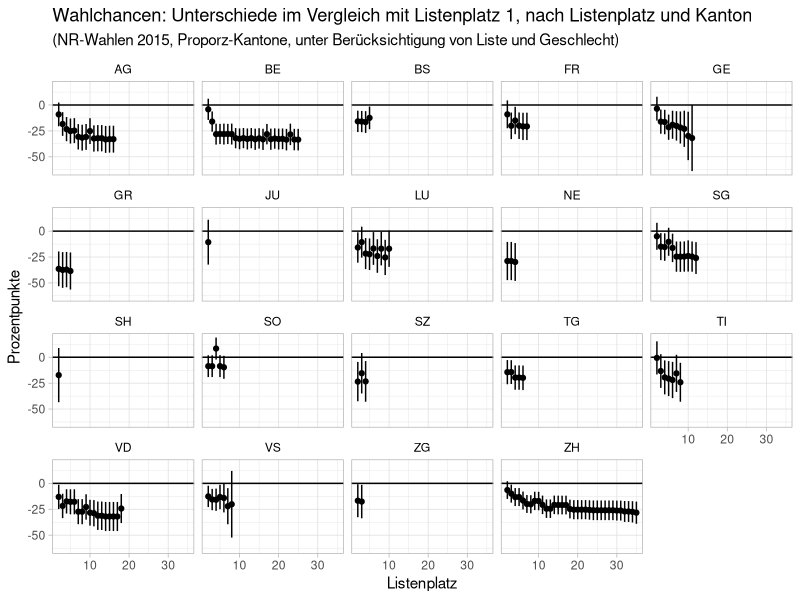
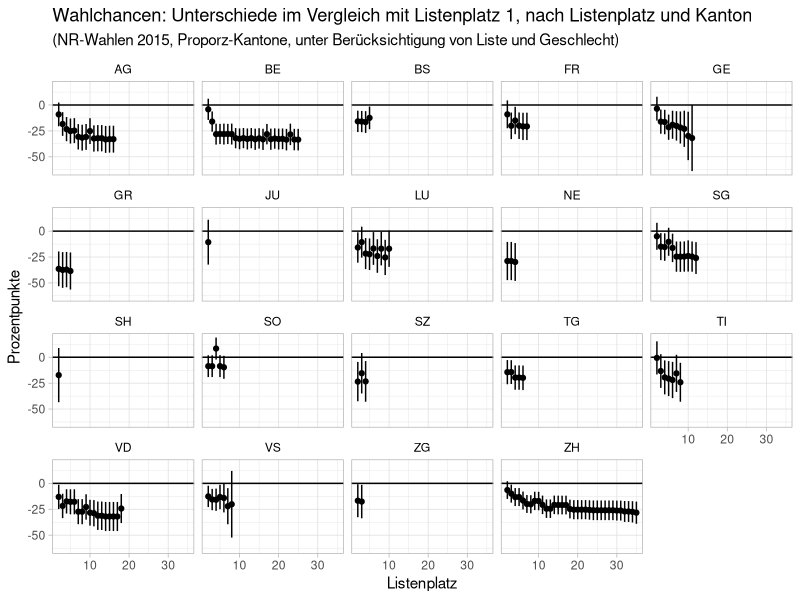

Write the R code that produced these figures, in order.
library(ggplot2)

d <- read.csv("NR-Wahlen-2015-Proporz-Kantone.csv")

kt <- unique(d$Kanton)

tab <- data.frame(kt = NA, listenplatz = NA, coef = NA, se = NA)

for(i in 1:length(kt)){

	lp <- sort(unique(d$Listenplatz[d$Kanton == kt[i]]))
	mlp <- max(lp) - 1
	tab2 <- data.frame(kt = rep(kt[i], mlp), listenplatz = lp[-1], coef = NA, se = NA)

	out <- lm(Gewaehlt ~ as.factor(Listenplatz) + Frau + as.factor(Liste), data = subset(d, Kanton == kt[i]))
	tab2[1:mlp,3] <- summary(out)$coef[2:(mlp + 1),1]
	tab2[1:mlp,4] <- summary(out)$coef[2:(mlp + 1),2]

	tab <- rbind(tab, tab2)

}

tab$cii <- tab$coef - 1.96*tab$se
tab$cis <- tab$coef + 1.96*tab$se

tab <- subset(tab, is.na(kt) == FALSE)
tab[,3:6] <- tab[,3:6] * 100

ggplot(data = tab) +
	aes(y = coef, x = listenplatz, ymin = cii, ymax = cis) +
	geom_hline(yintercept = 0) +
	facet_wrap(~ kt, ncol = 5) +
	geom_pointrange(size = 0.2) +
	labs(title = "Wahlchancen: Unterschiede im Vergleich mit Listenplatz 1, nach Listenplatz und Kanton", subtitle = "(NR-Wahlen 2015, Proporz-Kantone, unter Berücksichtigung von Liste und Geschlecht)", x = "Listenplatz", y = "Prozentpunkte") +
	theme_light() +
	theme(strip.background = element_blank(), strip.text = element_text(color = "black"))

ggsave("wahlchance-listenplatz-nr2015.png", width = 8, height = 6)


